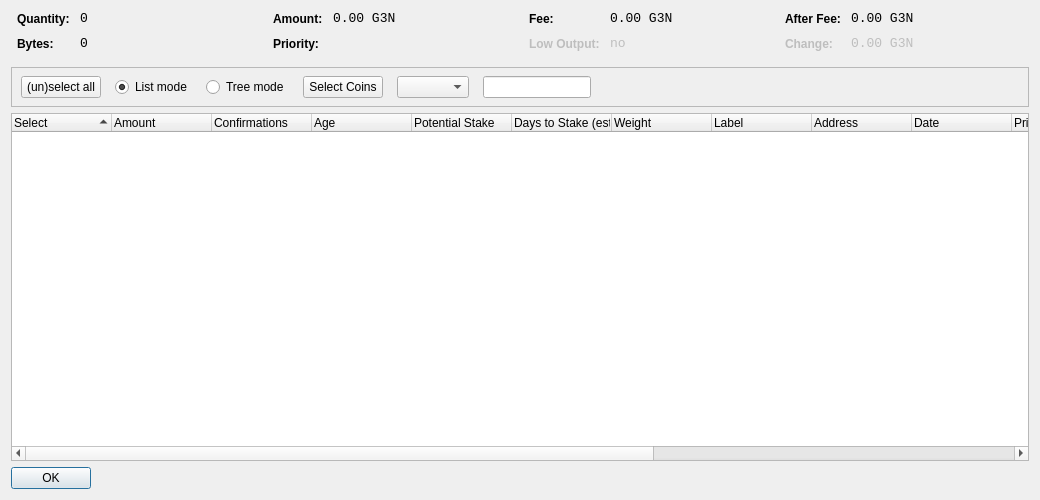
<?xml version="1.0" encoding="UTF-8"?>
<ui version="4.0">
 <class>CoinControlDialog</class>
 <widget class="QDialog" name="CoinControlDialog">
  <property name="geometry">
   <rect>
    <x>0</x>
    <y>0</y>
    <width>1040</width>
    <height>500</height>
   </rect>
  </property>
  <property name="windowTitle">
   <string>Coin Control</string>
  </property>
  <layout class="QVBoxLayout" name="verticalLayout">
   <item>
    <layout class="QHBoxLayout" name="horizontalLayoutTop" stretch="0,0,0,0">
     <property name="topMargin">
      <number>0</number>
     </property>
     <property name="bottomMargin">
      <number>10</number>
     </property>
     <item>
      <layout class="QFormLayout" name="formLayoutCoinControl1">
       <property name="horizontalSpacing">
        <number>10</number>
       </property>
       <property name="verticalSpacing">
        <number>10</number>
       </property>
       <property name="leftMargin">
        <number>6</number>
       </property>
       <property name="rightMargin">
        <number>6</number>
       </property>
       <item row="0" column="0">
        <widget class="QLabel" name="labelCoinControlQuantityText">
         <property name="styleSheet">
          <string notr="true">font-weight:bold;</string>
         </property>
         <property name="text">
          <string>Quantity:</string>
         </property>
        </widget>
       </item>
       <item row="0" column="1">
        <widget class="QLabel" name="labelCoinControlQuantity">
         <property name="font">
          <font>
           <family>Monospace</family>
           <pointsize>10</pointsize>
          </font>
         </property>
         <property name="cursor">
          <cursorShape>IBeamCursor</cursorShape>
         </property>
         <property name="contextMenuPolicy">
          <enum>Qt::ActionsContextMenu</enum>
         </property>
         <property name="text">
          <string notr="true">0</string>
         </property>
         <property name="textInteractionFlags">
          <set>Qt::LinksAccessibleByMouse|Qt::TextSelectableByKeyboard|Qt::TextSelectableByMouse</set>
         </property>
        </widget>
       </item>
       <item row="1" column="0">
        <widget class="QLabel" name="labelCoinControlBytesText">
         <property name="styleSheet">
          <string notr="true">font-weight:bold;</string>
         </property>
         <property name="text">
          <string>Bytes:</string>
         </property>
        </widget>
       </item>
       <item row="1" column="1">
        <widget class="QLabel" name="labelCoinControlBytes">
         <property name="font">
          <font>
           <family>Monospace</family>
           <pointsize>10</pointsize>
          </font>
         </property>
         <property name="cursor">
          <cursorShape>IBeamCursor</cursorShape>
         </property>
         <property name="contextMenuPolicy">
          <enum>Qt::ActionsContextMenu</enum>
         </property>
         <property name="text">
          <string notr="true">0</string>
         </property>
         <property name="textInteractionFlags">
          <set>Qt::LinksAccessibleByMouse|Qt::TextSelectableByKeyboard|Qt::TextSelectableByMouse</set>
         </property>
        </widget>
       </item>
      </layout>
     </item>
     <item>
      <layout class="QFormLayout" name="formLayoutCoinControl2">
       <property name="horizontalSpacing">
        <number>10</number>
       </property>
       <property name="verticalSpacing">
        <number>10</number>
       </property>
       <property name="leftMargin">
        <number>6</number>
       </property>
       <property name="rightMargin">
        <number>6</number>
       </property>
       <item row="0" column="0">
        <widget class="QLabel" name="labelCoinControlAmountText">
         <property name="styleSheet">
          <string notr="true">font-weight:bold;</string>
         </property>
         <property name="text">
          <string>Amount:</string>
         </property>
        </widget>
       </item>
       <item row="0" column="1">
        <widget class="QLabel" name="labelCoinControlAmount">
         <property name="font">
          <font>
           <family>Monospace</family>
           <pointsize>10</pointsize>
          </font>
         </property>
         <property name="cursor">
          <cursorShape>IBeamCursor</cursorShape>
         </property>
         <property name="contextMenuPolicy">
          <enum>Qt::ActionsContextMenu</enum>
         </property>
         <property name="text">
          <string notr="true">0.00 G3N</string>
         </property>
         <property name="textInteractionFlags">
          <set>Qt::LinksAccessibleByMouse|Qt::TextSelectableByKeyboard|Qt::TextSelectableByMouse</set>
         </property>
        </widget>
       </item>
       <item row="1" column="0">
        <widget class="QLabel" name="labelCoinControlPriorityText">
         <property name="styleSheet">
          <string notr="true">font-weight:bold;</string>
         </property>
         <property name="text">
          <string>Priority:</string>
         </property>
        </widget>
       </item>
       <item row="1" column="1">
        <widget class="QLabel" name="labelCoinControlPriority">
         <property name="font">
          <font>
           <family>Monospace</family>
           <pointsize>10</pointsize>
          </font>
         </property>
         <property name="cursor">
          <cursorShape>IBeamCursor</cursorShape>
         </property>
         <property name="contextMenuPolicy">
          <enum>Qt::ActionsContextMenu</enum>
         </property>
         <property name="text">
          <string/>
         </property>
         <property name="textInteractionFlags">
          <set>Qt::LinksAccessibleByMouse|Qt::TextSelectableByKeyboard|Qt::TextSelectableByMouse</set>
         </property>
        </widget>
       </item>
      </layout>
     </item>
     <item>
      <layout class="QFormLayout" name="formLayoutCoinControl3">
       <property name="horizontalSpacing">
        <number>10</number>
       </property>
       <property name="verticalSpacing">
        <number>10</number>
       </property>
       <property name="leftMargin">
        <number>6</number>
       </property>
       <property name="rightMargin">
        <number>6</number>
       </property>
       <item row="0" column="0">
        <widget class="QLabel" name="labelCoinControlFeeText">
         <property name="styleSheet">
          <string notr="true">font-weight:bold;</string>
         </property>
         <property name="text">
          <string>Fee:</string>
         </property>
        </widget>
       </item>
       <item row="0" column="1">
        <widget class="QLabel" name="labelCoinControlFee">
         <property name="font">
          <font>
           <family>Monospace</family>
           <pointsize>10</pointsize>
          </font>
         </property>
         <property name="cursor">
          <cursorShape>IBeamCursor</cursorShape>
         </property>
         <property name="contextMenuPolicy">
          <enum>Qt::ActionsContextMenu</enum>
         </property>
         <property name="text">
          <string notr="true">0.00 G3N</string>
         </property>
         <property name="textInteractionFlags">
          <set>Qt::LinksAccessibleByMouse|Qt::TextSelectableByKeyboard|Qt::TextSelectableByMouse</set>
         </property>
        </widget>
       </item>
       <item row="1" column="0">
        <widget class="QLabel" name="labelCoinControlLowOutputText">
         <property name="enabled">
          <bool>false</bool>
         </property>
         <property name="styleSheet">
          <string notr="true">font-weight:bold;</string>
         </property>
         <property name="text">
          <string>Low Output:</string>
         </property>
        </widget>
       </item>
       <item row="1" column="1">
        <widget class="QLabel" name="labelCoinControlLowOutput">
         <property name="enabled">
          <bool>false</bool>
         </property>
         <property name="font">
          <font>
           <family>Monospace</family>
           <pointsize>10</pointsize>
          </font>
         </property>
         <property name="cursor">
          <cursorShape>IBeamCursor</cursorShape>
         </property>
         <property name="contextMenuPolicy">
          <enum>Qt::ActionsContextMenu</enum>
         </property>
         <property name="text">
          <string notr="true">no</string>
         </property>
         <property name="textInteractionFlags">
          <set>Qt::LinksAccessibleByMouse|Qt::TextSelectableByKeyboard|Qt::TextSelectableByMouse</set>
         </property>
        </widget>
       </item>
      </layout>
     </item>
     <item>
      <layout class="QFormLayout" name="formLayoutCoinControl4">
	  <property name="fieldGrowthPolicy">
        <enum>QFormLayout::AllNonFixedFieldsGrow</enum>
       </property>
       <property name="horizontalSpacing">
        <number>10</number>
       </property>
       <property name="verticalSpacing">
        <number>10</number>
       </property>
       <property name="leftMargin">
        <number>6</number>
       </property>
       <property name="rightMargin">
        <number>6</number>
       </property>
       <item row="0" column="0">
        <widget class="QLabel" name="labelCoinControlAfterFeeText">
         <property name="styleSheet">
          <string notr="true">font-weight:bold;</string>
         </property>
         <property name="text">
          <string>After Fee:</string>
         </property>
        </widget>
       </item>
       <item row="0" column="1">
        <widget class="QLabel" name="labelCoinControlAfterFee">
         <property name="font">
          <font>
           <family>Monospace</family>
           <pointsize>10</pointsize>
          </font>
         </property>
         <property name="cursor">
          <cursorShape>IBeamCursor</cursorShape>
         </property>
         <property name="contextMenuPolicy">
          <enum>Qt::ActionsContextMenu</enum>
         </property>
         <property name="text">
          <string notr="true">0.00 G3N</string>
         </property>
         <property name="textInteractionFlags">
          <set>Qt::LinksAccessibleByMouse|Qt::TextSelectableByKeyboard|Qt::TextSelectableByMouse</set>
         </property>
        </widget>
       </item>
       <item row="1" column="0">
        <widget class="QLabel" name="labelCoinControlChangeText">
         <property name="enabled">
          <bool>false</bool>
         </property>
         <property name="styleSheet">
          <string notr="true">font-weight:bold;</string>
         </property>
         <property name="text">
          <string>Change:</string>
         </property>
        </widget>
       </item>
       <item row="1" column="1">
        <widget class="QLabel" name="labelCoinControlChange">
         <property name="enabled">
          <bool>false</bool>
         </property>
         <property name="font">
          <font>
           <family>Monospace</family>
           <pointsize>10</pointsize>
          </font>
         </property>
         <property name="cursor">
          <cursorShape>IBeamCursor</cursorShape>
         </property>
         <property name="contextMenuPolicy">
          <enum>Qt::ActionsContextMenu</enum>
         </property>
         <property name="text">
          <string notr="true">0.00 G3N</string>
         </property>
         <property name="textInteractionFlags">
          <set>Qt::LinksAccessibleByMouse|Qt::TextSelectableByKeyboard|Qt::TextSelectableByMouse</set>
         </property>
        </widget>
       </item>
      </layout>
     </item>
    </layout>
   </item>
   <item>
    <widget class="QFrame" name="frame">
     <property name="minimumSize">
      <size>
       <width>0</width>
       <height>40</height>
      </size>
     </property>
     <property name="frameShape">
      <enum>QFrame::StyledPanel</enum>
     </property>
     <property name="frameShadow">
      <enum>QFrame::Sunken</enum>
     </property>
     <widget class="QWidget" name="horizontalLayoutWidget">
      <property name="geometry">
       <rect>
        <x>10</x>
        <y>0</y>
        <width>781</width>
        <height>41</height>
       </rect>
      </property>
      <layout class="QHBoxLayout" name="horizontalLayoutPanel" stretch="0,0,0,0,0,0,0">
       <property name="spacing">
        <number>14</number>
       </property>
       <item>
        <widget class="QPushButton" name="pushButtonSelectAll">
         <property name="sizePolicy">
          <sizepolicy hsizetype="Maximum" vsizetype="Fixed">
           <horstretch>0</horstretch>
           <verstretch>0</verstretch>
          </sizepolicy>
         </property>
         <property name="text">
          <string>(un)select all</string>
         </property>
        </widget>
       </item>
       <item>
        <widget class="QRadioButton" name="radioListMode">
         <property name="sizePolicy">
          <sizepolicy hsizetype="Maximum" vsizetype="Fixed">
           <horstretch>0</horstretch>
           <verstretch>0</verstretch>
          </sizepolicy>
         </property>
         <property name="text">
          <string>List mode</string>
         </property>
         <property name="checked">
          <bool>true</bool>
         </property>
        </widget>
       </item>
       <item>
        <widget class="QRadioButton" name="radioTreeMode">
         <property name="sizePolicy">
          <sizepolicy hsizetype="Maximum" vsizetype="Fixed">
           <horstretch>0</horstretch>
           <verstretch>0</verstretch>
          </sizepolicy>
         </property>
         <property name="text">
          <string>Tree mode</string>
		  </property>
        </widget>
       </item>
       <item>
        <widget class="QPushButton" name="pushButtonCustomCC">
         <property name="text">
          <string>Select Coins</string>
         </property>
        </widget>
       </item>
       <item>
        <widget class="QComboBox" name="QComboBoxFilterCoins"/>
       </item>
       <item>
        <widget class="QLineEdit" name="lineEditCustomCC">
         <property name="enabled">
          <bool>true</bool>
         </property>
         <property name="sizePolicy">
          <sizepolicy hsizetype="Fixed" vsizetype="Fixed">
           <horstretch>0</horstretch>
           <verstretch>0</verstretch>
          </sizepolicy>
         </property>
         <property name="baseSize">
          <size>
           <width>50</width>
           <height>0</height>
          </size>
         </property>
        </widget>
       </item>
       <item>
        <spacer name="horizontalSpacer">
         <property name="orientation">
          <enum>Qt::Horizontal</enum>
         </property>
         <property name="sizeHint" stdset="0">
          <size>
           <width>40</width>
           <height>20</height>
          </size>
         </property>
        </spacer>
       </item>
      </layout>
     </widget>
    </widget>
   </item>
   <item>
    <widget class="CoinControlTreeWidget" name="treeWidget">
     <property name="contextMenuPolicy">
      <enum>Qt::CustomContextMenu</enum>
     </property>
     <property name="sortingEnabled">
      <bool>false</bool>
     </property>
     <property name="columnCount">
      <number>16</number>
     </property>
     <attribute name="headerShowSortIndicator" stdset="0">
      <bool>true</bool>
     </attribute>
     <attribute name="headerStretchLastSection">
      <bool>false</bool>
     </attribute>
     <column>
      <property name="text">
       <string>Select</string>
      </property>
     </column>
     <column>
      <property name="text">
       <string>Amount</string>
      </property>
     </column>
     <column>
      <property name="text">
      <string>Confirmations</string>
      </property>
      <property name="toolTip">
       <string>Confirmed</string>
      </property>
     </column>
     <column>
      <property name="text">
       <string>Age</string>
      </property>
     </column>
	 
	 <column>
      <property name="text">
       <string>Potential Stake</string> 
      </property>
     </column>
	 <column>
      <property name="text">
       <string>Days to Stake (est.)</string>
      </property>
     </column>
     <column>
      <property name="text">
       <string>Weight</string>
      </property>
     </column>
     <column>
      <property name="text">
       <string>Label</string>
      </property>
      </column>
     <column>
      <property name="text">
       <string>Address</string>
      </property>
     </column>
     <column>
      <property name="text">
       <string>Date</string>
      </property>
     </column>
     <column>
      <property name="text">
       <string>Priority</string>
	   </property>
     </column>
	 <column>
      <property name="text"> /** age int 64 invisible **/
       <string/>
      </property>
     </column>
	 <column>
      <property name="text"> /** pot stake int 64 invisible **/
       <string/>
      </property>
     </column>
     <column>
      <property name="text">
       <string/>
      </property>
     </column>
     <column>
      <property name="text">
       <string/>
      </property>
     </column>
     <column>
      <property name="text">
       <string/>
      </property>
     </column>
     <column>
      <property name="text">
       <string/>
      </property>
     </column>
    </widget>
   </item>
   <item>
    <widget class="QDialogButtonBox" name="buttonBox">
     <property name="sizePolicy">
      <sizepolicy hsizetype="Maximum" vsizetype="Fixed">
       <horstretch>0</horstretch>
       <verstretch>0</verstretch>
      </sizepolicy>
     </property>
     <property name="orientation">
      <enum>Qt::Horizontal</enum>
     </property>
     <property name="standardButtons">
      <set>QDialogButtonBox::Ok</set>
     </property>
    </widget>
   </item>
  </layout>
 </widget>
 <customwidgets>
  <customwidget>
   <class>CoinControlTreeWidget</class>
   <extends>QTreeWidget</extends>
   <header>coincontroltreewidget.h</header>
  </customwidget>
 </customwidgets>
 <resources/>
 <connections/>
</ui>
